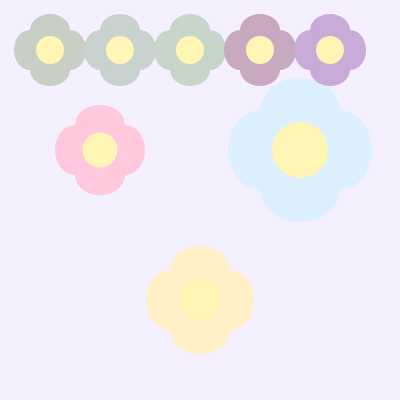
Frame 1 (no input)
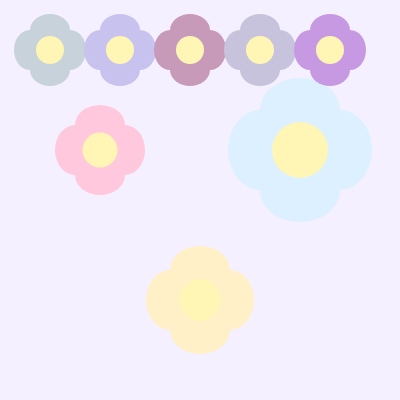
Frame 60 (no input)
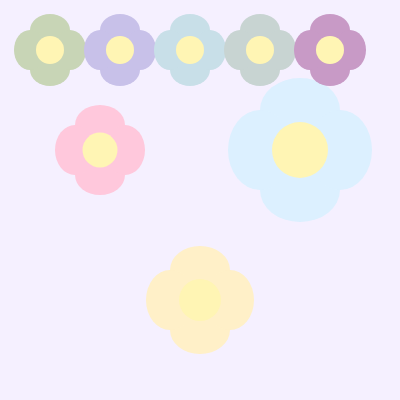
Frame 120 (the mouse pressed at the canvas centre since frame 60)

The p5.js sketch that drew these frames (run headless with seeded random() and noise() and a simulated clock; from frame 60 on, the mouse is pressed at the canvas centre):

// p5.js sketch
// ── sketch.js
function setup() {
  createCanvas(400, 400);
  rectMode(CENTER);
  noStroke();
}

function draw() {
  background(245, 240, 255);

  // Call your function in different places (TODO 2)
  drawFlower(100, 150, 50, color(255, 200, 220));
  drawFlower(300, 150, 80, color(220, 240, 255));
  drawFlower(200, 300, 60, color(255, 240, 200));

  // Challenge: call inside a loop (TODO 3)
  for (let x = 50; x < width; x += 70) {
    drawFlower(x, 50, 40, color(200, random(150, 230), random(180, 255)));
  }
}

// Custom function (TODO 1)
function drawFlower(x, y, s, col) {
  push();
  translate(x, y);

  fill(col);

  // 4 simple petals
  ellipse(0, -s / 2, s, s * 0.8);
  ellipse(0, s / 2, s, s * 0.8);
  ellipse(-s / 2, 0, s * 0.8, s);
  ellipse(s / 2, 0, s * 0.8, s);

  // center
  fill(255, 245, 180);
  ellipse(0, 0, s * 0.7);

  pop();
}
